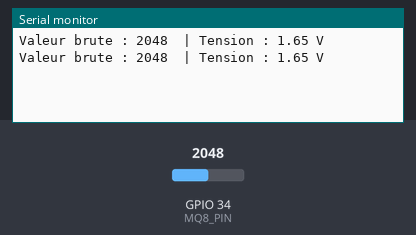
A sketch run on a simulated ESP32. Parts: the last lines printed to the serial monitor. The inputs (shaded band) are chosen by the test bench; at power-on: GPIO 34 (MQ8_PIN) = 2048.

Above: at 1.8 s.
1.9 s: GPIO 34 (MQ8_PIN) set to 2866
At 2.8 s:
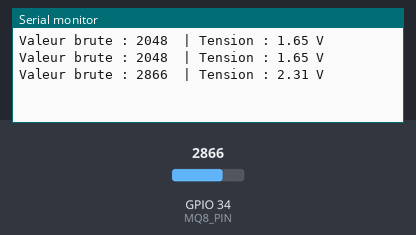
3.4 s: GPIO 34 (MQ8_PIN) set to 3603
At 4.5 s:
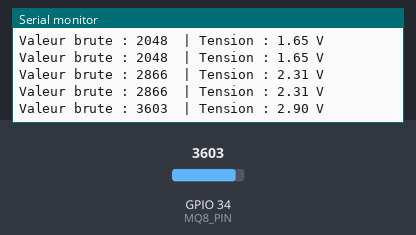
Timing chart, 0 to 6.4 s (numbered marks = the images above; inputs shaded):
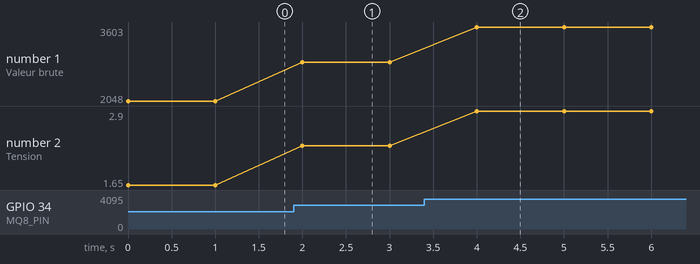

The sketch:

capteurh2.ino
```cpp
#define MQ8_PIN 34  // GPIO utilisé pour lire la sortie analogique (A0)

void setup() {
  Serial.begin(115200);
}

void loop() {
  int sensorValue = analogRead(MQ8_PIN);  // Lire la valeur analogique
  float voltage = sensorValue * (3.3 / 4095.0);  // Conversion en tension (ESP32 en 12 bits)

  Serial.print("Valeur brute : ");
  Serial.print(sensorValue);
  Serial.print("  | Tension : ");
  Serial.print(voltage);
  Serial.println(" V");

  delay(1000);  // Pause d'1 seconde
}
```

Measured:
- after the input at 1.9 s, the serial monitor: prints a new line after 0.10 s (image 1)
- after the input at 3.4 s, the serial monitor: prints a new line after 0.60 s (image 2)
- plotted number 1: 2048 → 2866 after the input at 1.9 s, 2866 → 3603 after the input at 3.4 s
- plotted number 2: 1.65 → 2.31 after the input at 1.9 s, 2.31 → 2.9 after the input at 3.4 s
